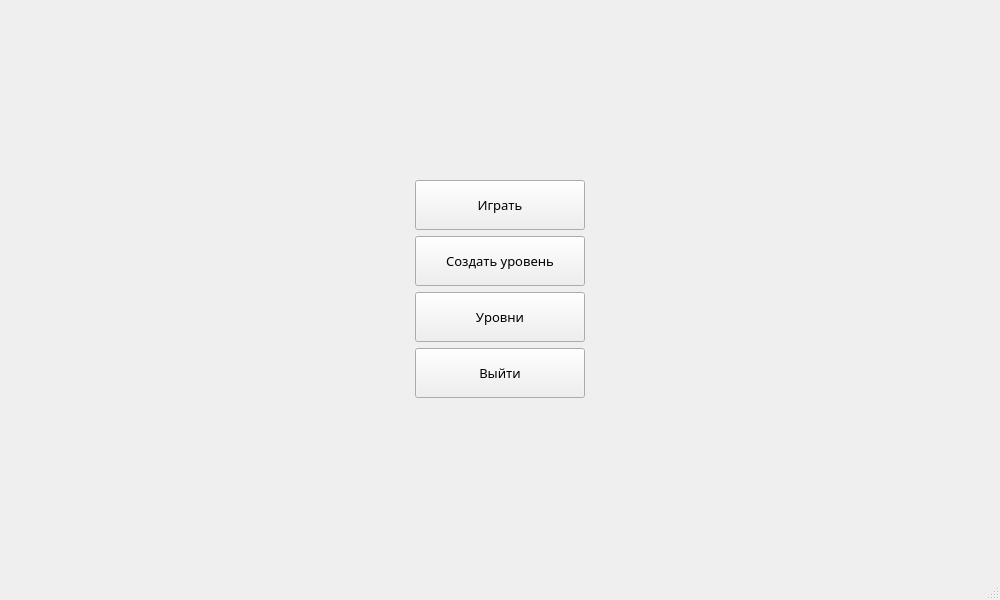
<?xml version="1.0" encoding="UTF-8"?>
<ui version="4.0">
 <class>MainWindow</class>
 <widget class="QMainWindow" name="MainWindow">
  <property name="geometry">
   <rect>
    <x>0</x>
    <y>0</y>
    <width>1000</width>
    <height>600</height>
   </rect>
  </property>
  <property name="font">
   <font>
    <family>MV Boli</family>
   </font>
  </property>
  <property name="windowTitle">
   <string>MainWindow</string>
  </property>
  <property name="windowIcon">
   <iconset resource="resources.qrc">
    <normaloff>:/icon/icon.ico</normaloff>:/icon/icon.ico</iconset>
  </property>
  <property name="toolTipDuration">
   <number>0</number>
  </property>
  <widget class="QWidget" name="centralwidget">
   <layout class="QGridLayout" name="gridLayout">
    <item row="1" column="0">
     <spacer name="horizontalSpacer">
      <property name="orientation">
       <enum>Qt::Horizontal</enum>
      </property>
      <property name="sizeHint" stdset="0">
       <size>
        <width>40</width>
        <height>20</height>
       </size>
      </property>
     </spacer>
    </item>
    <item row="1" column="1">
     <layout class="QVBoxLayout" name="verticalLayout">
      <property name="sizeConstraint">
       <enum>QLayout::SetDefaultConstraint</enum>
      </property>
      <item>
       <widget class="QPushButton" name="NewGame">
        <property name="sizePolicy">
         <sizepolicy hsizetype="Minimum" vsizetype="Fixed">
          <horstretch>0</horstretch>
          <verstretch>0</verstretch>
         </sizepolicy>
        </property>
        <property name="minimumSize">
         <size>
          <width>170</width>
          <height>50</height>
         </size>
        </property>
        <property name="font">
         <font>
          <family>Britannic Bold</family>
          <pointsize>10</pointsize>
          <weight>50</weight>
          <bold>false</bold>
         </font>
        </property>
        <property name="layoutDirection">
         <enum>Qt::LeftToRight</enum>
        </property>
        <property name="text">
         <string>Играть</string>
        </property>
       </widget>
      </item>
      <item>
       <widget class="QPushButton" name="DevelopMap">
        <property name="minimumSize">
         <size>
          <width>170</width>
          <height>50</height>
         </size>
        </property>
        <property name="font">
         <font>
          <family>Britannic Bold</family>
          <pointsize>10</pointsize>
          <weight>50</weight>
          <bold>false</bold>
         </font>
        </property>
        <property name="text">
         <string>Создать уровень</string>
        </property>
       </widget>
      </item>
      <item>
       <widget class="QPushButton" name="Levels">
        <property name="minimumSize">
         <size>
          <width>120</width>
          <height>50</height>
         </size>
        </property>
        <property name="font">
         <font>
          <family>Britannic Bold</family>
          <pointsize>10</pointsize>
          <weight>50</weight>
          <bold>false</bold>
         </font>
        </property>
        <property name="text">
         <string>Уровни</string>
        </property>
       </widget>
      </item>
      <item>
       <widget class="QPushButton" name="Exit">
        <property name="minimumSize">
         <size>
          <width>120</width>
          <height>50</height>
         </size>
        </property>
        <property name="font">
         <font>
          <family>Britannic Bold</family>
          <pointsize>10</pointsize>
          <weight>50</weight>
          <bold>false</bold>
         </font>
        </property>
        <property name="text">
         <string>Выйти</string>
        </property>
       </widget>
      </item>
     </layout>
    </item>
    <item row="2" column="1">
     <spacer name="verticalSpacer_2">
      <property name="orientation">
       <enum>Qt::Vertical</enum>
      </property>
      <property name="sizeHint" stdset="0">
       <size>
        <width>20</width>
        <height>40</height>
       </size>
      </property>
     </spacer>
    </item>
    <item row="1" column="2">
     <spacer name="horizontalSpacer_2">
      <property name="orientation">
       <enum>Qt::Horizontal</enum>
      </property>
      <property name="sizeHint" stdset="0">
       <size>
        <width>40</width>
        <height>20</height>
       </size>
      </property>
     </spacer>
    </item>
    <item row="0" column="1">
     <spacer name="verticalSpacer">
      <property name="orientation">
       <enum>Qt::Vertical</enum>
      </property>
      <property name="sizeHint" stdset="0">
       <size>
        <width>20</width>
        <height>40</height>
       </size>
      </property>
     </spacer>
    </item>
   </layout>
  </widget>
  <widget class="QStatusBar" name="statusbar"/>
 </widget>
 <resources>
  <include location="resources.qrc"/>
 </resources>
 <connections/>
</ui>
